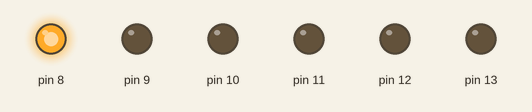
Simulated run of this sketch. Board: Arduino Uno, built with avr-gcc and run on an emulated ATmega328P. Shown: output pins drawn as LEDs (lit = HIGH).

Above: at 0.12 s.
At 1.12 s:
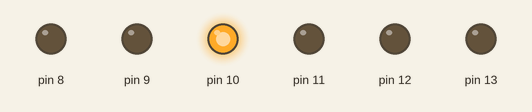
At 1.62 s:
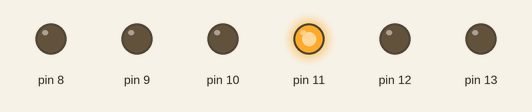
At 3.37 s:
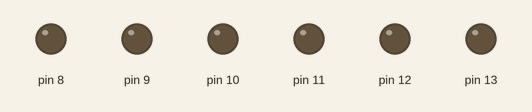
At 5.12 s:
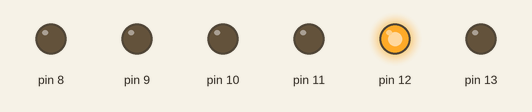
At 6.62 s:
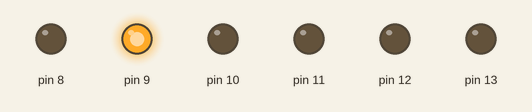
Timing chart, 0 to 6.9 s (numbered marks = the images above):
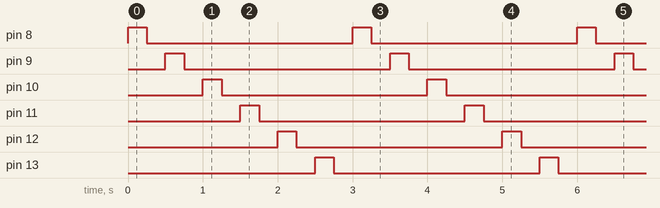

Measured:
- by itself, pin 8–13: alternates HIGH for 0.25 s and LOW for 2.8 s
- by itself, everything shown: repeats every 3.0 s, in 12 steps

The sketch:

digitalWrite_02_high_low.ino
```cpp
/*                                     +  -                                         +  -
                                       *  *    *  *  *  *  *       *  *  *  *  *    *  *
                                       *  *    *  *  *  *  *       *  *  +-----+    *  *
                                       *  * +----[PWR]-------------------| USB |--+ *  *
                                       *  * |                            +-----+  | *  *
                                       *  * |         GND/RST2  [ ][ ]            | *  *
                                       *  * |       MOSI2/SCK2  [ ][ ]  A5/SCL[ ] | *  *
                                       *  * |          5V/MISO2 [ ][ ]  A4/SDA[ ] | *  *
                                       *  * |                             AREF[ ] | *  *
                                       *  * |                              GND[ ] | *  *
                                       *  * | [ ]N/C                    SCK/13[0] |-------------------------\
                                       *  * | [ ]IOREF                 MISO/12[0] |------------------------\ |
                                       *  * | [ ]RST                   MOSI/11[0]~|-----------------------\|||
                                       *  * | [ ]3V3    +---+               10[0]~|----------------------\||||
                                       0------[0]5v    -| A |-               9[0]~|---------------------\|||||
                                       *  * | [ ]GND   -| R |-               8[0] |--------------------\||||||
                                       *  0---[0]GND   -| D |-                    | *  *                ||||||
                                       *  * | [ ]Vin   -| U |-               7[ ] | *  *                ||||||
                                       *  * |          -| I |-               6[ ]~| *  *                ||||||
                                       *  * | [ ]A0    -| N |-               5[ ]~| *  *                ||||||
                                       *  * | [ ]A1    -| O |-               4[ ] | *  *                ||||||
                                       *  * | [ ]A2     +---+           INT1/3[ ]~| *  *                ||||||
                                       *  * | [ ]A3                     INT0/2[ ] | *  *                ||||||
                                       *  * | [ ]A4/SDA   RST SCK MISO    TX>1[ ] | *  *                ||||||
                                       *  * | [ ]A5/SCL   [ ] [ ] [ ]     RX<0[ ] | *  *                ||||||
                                       *  * |             [ ] [ ] [ ]             | *  *                ||||||
                                       *  * |  UNO_R3     GND MOSI 5V ____________/ *  *                ||||||
                                       *  * \________________________/              *  *                ||||||
                                                                                                        ||||||
                                       *  *    *  *  *  *  *       *  *  *  *  *    *  *                ||||||
                                          220 Ohm            Led 1              /----------------------/ ||||| pin 8
                                       *  0-ww-0  *  *  *  0--|>|--0  *  *  *  0    *  *                 |||||
                                                                                                         |||||
                                       *  *    *  *  *  *  *       *  *  *  *  *    *  *                 |||||
                                          220 Ohm            Led 2              /-----------------------/ |||| pin 9
                                       *  0-ww-0  *  *  *  0--|>|--0  *  *  *  0    *  *                  ||||
                                                                                                          ||||
                                       *  *    *  *  *  *  *       *  *  *  *  *    *  *                  ||||
                                          220 Ohm            Led 3              /------------------------/ ||| pin 10
                                       *  0-ww-0  *  *  *  0--|>|--0  *  *  *  0    *  *                   |||
                                                                                                           |||
                                       *  *    *  *  *  *  *       *  *  *  *  *    *  *                   |||
                                          220 Ohm            Led 4              /-------------------------/ || pin 11
                                       *  0-ww-0  *  *  *  0--|>|--0  *  *  *  0    *  *                    ||
                                                                                                            ||
                                       *  *    *  *  *  *  *       *  *  *  *  *    *  *                    ||
                                          220 Ohm            Led 5              /--------------------------/ | pin 12
                                       *  0-ww-0  *  *  *  0--|>|--0  *  *  *  0    *  *                     |
                                                                                                             |
                                       *  *    *  *  *  *  *       *  *  *  *  *    *  *                     |
                                          220 Ohm            Led 6              /---------------------------/  pin 13
                                       *  0-ww-0  *  *  *  0--|>|--0  *  *  *  0    *  *
                                       *  *    *  *  *  *  *       *  *  *  *  *    *  *
                                       *  *    *  *  *  *  *       *  *  *  *  *    *  *
                                       *  *    *  *  *  *  *       *  *  *  *  *    *  *
                                       *  *    *  *  *  *  *       *  *  *  *  *    *  *
                                       *  *    *  *  *  *  *       *  *  *  *  *    *  *
                                       *  0    *  *  *  *  *       *  *  *  *  *    *  0
                         pin GND---------/ \------------------------------------------/ - GND
                                       *  *    *  *  *  *  *       *  *  *  *  *    *  *
                                       *  *    *  *  *  *  *       *  *  *  *  *    *  *
                                       0  *    *  *  *  *  *       *  *  *  *  *    0  *
                         pin 5v-------/ \------------------------------------------/+ 5v
*/


int demora =  250;
int pin =  0;
void setup()
 {
  pinMode(8,OUTPUT);
  pinMode(9,OUTPUT);
  pinMode(10,OUTPUT);
  pinMode(11,OUTPUT);
  pinMode(12,OUTPUT);
  pinMode(13,OUTPUT);
}

void loop()
{
  digitalWrite(8,HIGH);
  delay(demora);
  digitalWrite(8,LOW);
  delay(demora);
  digitalWrite(9,HIGH);
  delay(demora);
  digitalWrite(9,LOW);
  delay(demora);
  digitalWrite(10,HIGH);
  delay(demora);
  digitalWrite(10,LOW);
  delay(demora);
  digitalWrite(11,HIGH);
  delay(demora);
  digitalWrite(11,LOW);
  delay(demora);
  digitalWrite(12,HIGH);
  delay(demora);
  digitalWrite(12,LOW);
  delay(demora);
  digitalWrite(13,HIGH);
  delay(demora);
  digitalWrite(13,LOW);
  delay(demora);
}
```
